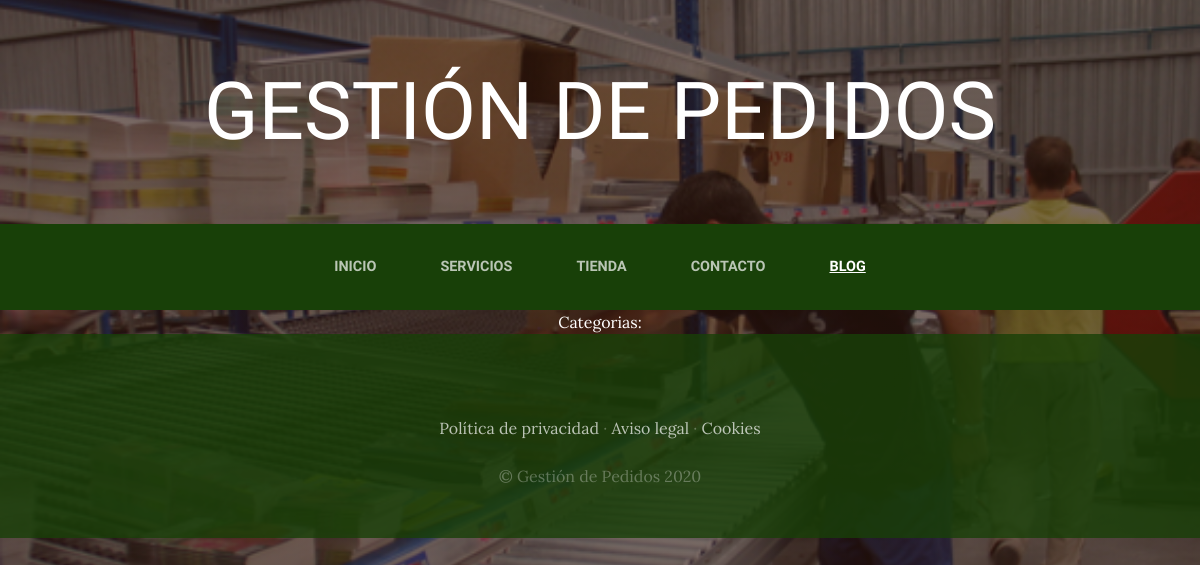
Before: /blog/ with the older database file.
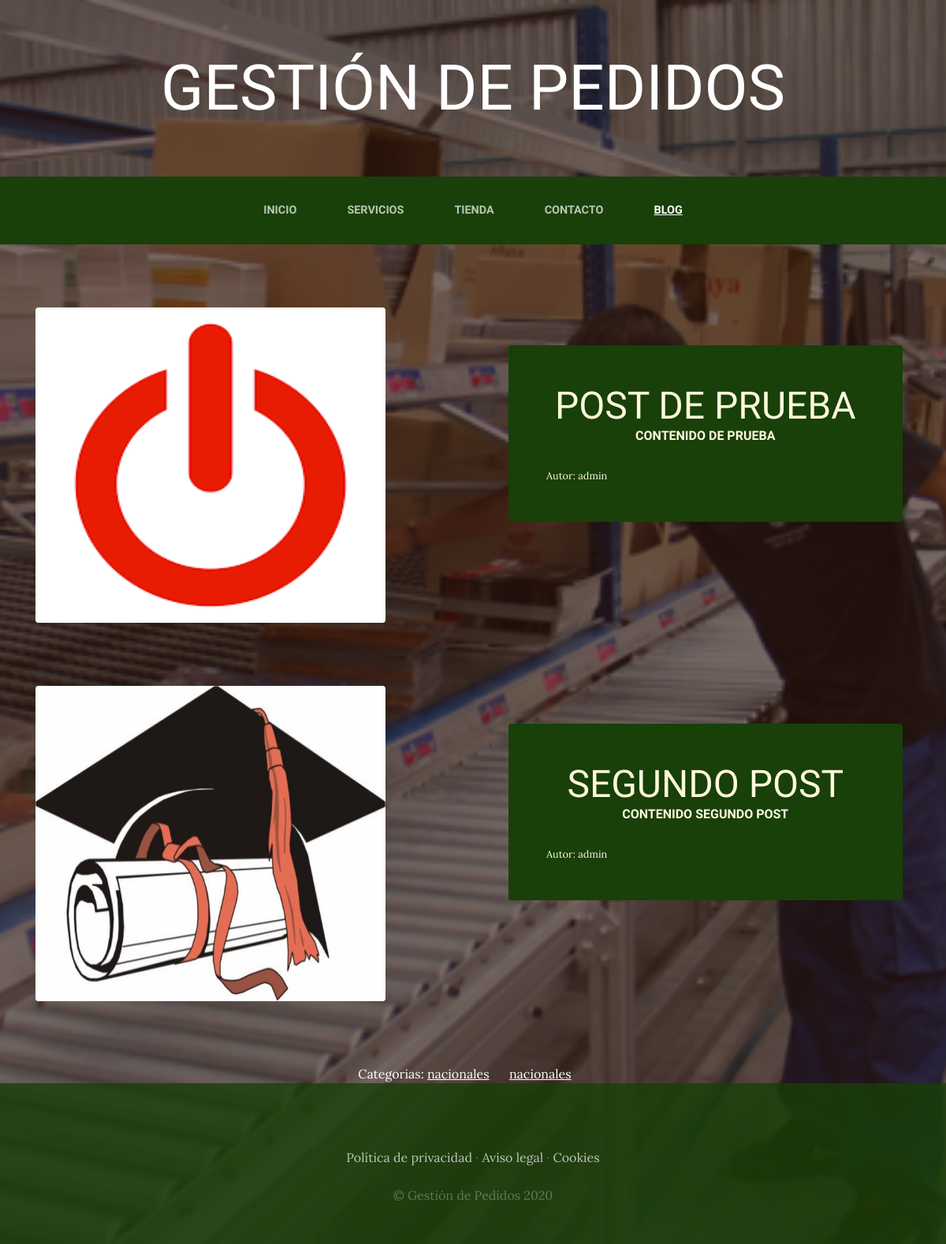
After: the same page with the newer database file.
### blog/models.py (models this page shows, shortened)
class post(models.Model):
    titulo = models.CharField(max_length=50)
    contenido = models.CharField(max_length=50)
    imagen = models.ImageField(upload_to='post', null= True, blank = True)
    autor = models.ForeignKey(User, on_delete=models.CASCADE) # ForeignKey --> indica que al usuario le pertenecen los posts
    categoria = models.ManyToManyField(categoria) # ManyToManyField --> establece relacion de varios a varios con la clase categorias
    created = models.DateTimeField(auto_now_add=True)
    updated = models.DateTimeField(auto_now_add=True)
    class Meta:
        verbose_name='post'
        verbose_name_plural='posts'

class categoria(models.Model):
    nombre = models.CharField(max_length=50)
    created = models.DateTimeField(auto_now_add=True)
    updated = models.DateTimeField(auto_now_add=True)
    class Meta:
        verbose_name='categoria' # is the name of the table
        verbose_name_plural='categorias'

### blog/views.py (the view)
# urls.py: 2. Add a URL to urlpatterns:  path('blog/', include('blog.urls'))
def blog(request):
    posts=post.objects.all()
    return render(request, "blog/blog.html",{'posts':posts})

### carro/context_processors.py (called while the page is built)
def importe_total_carro(request):
    total=0
    if 'carro' in request.session:
        for key,value in request.session["carro"].items():
            total=total+(float(value["precio"]))
    return {"importe_total_carro":total}

### blog/templates/blog/blog.html
{% extends "ProyectoWebApp/base.html" %}
{% block content %}
    {% for post in posts %}
    <section class="page-section clearfix">
        <div class="container">
            <div class="intro">
                <img class="intro-img img-fluid mb-3 mb-lg-0 rounded" src="{{post.imagen.url}}" alt="" style="width: 40%; height: 50%;">
                <div class="intro-text left-0 text-center bg-faded p-5 rounded">
                <h2 class="section-heading mb-4" >
                    <span class="section-heading-lower">{{post.titulo}}</span>
                    <span class="section-heading-upper">{{post.contenido}}</span>
                </h2>
                <div style="text-align: left; font-size: 0.8em;">
                    <span class="section-heading-upper">Autor: {{post.autor}}</span>
                </div>
                </div>
            </div>
        </div>
    </section>
    {% endfor %}
    <section>
        <div style="width: 75%; color: white; margin: auto; text-align: center;">
            Categorias:
            {% for post in posts %}
                {% for categ in post.categoria.all %}
                    <a href="{% url 'Categoria' categ.id %}" class="linksCategorias"> {{categ.nombre}}</a>   &nbsp;&nbsp;&nbsp;&nbsp;
                {% endfor %}
            {% endfor %}
        </div>
    </section>
{% endblock %}

### ProyectoWebApp/templates/ProyectoWebApp/base.html (shortened to what this page needs)
<html>
<head>
    {% load static %}
    <link href="{% static 'ProyectoWebApp/vendor/bootstrap/css/bootstrap.min.css' %}" rel="stylesheet">
    <link href="{% static 'ProyectoWebApp/css/gestion.css' %}" rel="stylesheet">
</head>
<body>
    <h1 class="site-heading text-center text-white d-none d-lg-block">
        <span class="site-heading-lower">Gestión de Pedidos</span>
      </h1>
 <nav class="navbar navbar-expand-lg navbar-dark py-lg-4" id="mainNav">
    <div class="container">
      <div class="collapse navbar-collapse" id="navbarResponsive">
        <ul class="navbar-nav mx-auto">
          <li class="nav-item {% if request.path == '/' %} active {% endif %} px-lg-4">
            <a class="nav-link text-uppercase text-expanded" href="{% url 'Home' %}">Inicio</a>
          </li>
          <li class="nav-item {% if request.path == '/servicios/' %} active {% endif %} px-lg-4">
            <a class="nav-link text-uppercase text-expanded" href="{% url 'Servicios' %}">Servicios</a>
          </li>
          <li class="nav-item {% if request.path == '/tienda/' %} active {% endif %} px-lg-4">
            <a class="nav-link text-uppercase text-expanded" href="{% url 'Tienda' %}">Tienda</a>
          </li>
          <li class="nav-item {% if request.path == '/contacto/' %} active {% endif %} px-lg-4">
            <a class="nav-link text-uppercase text-expanded" href="{% url 'Contacto' %}">Contacto</a>
          </li>
          <li class="nav-item {% if request.path|slice:':6' == '/blog/' %} active {% endif %} px-lg-4">
            <a class="nav-link text-uppercase text-expanded" href="{% url 'Blog' %}">Blog</a>
          </li>
        </ul>
      </div>
    </div>
  </nav>
  {% block content %}
  {% endblock %}
    <footer class="footer text-faded text-center py-5">
      <div class="container">
        <p class="m-0 mbt">
        	<a href="sample.html" class="link">Política de privacidad</a> ·
        	<a href="sample.html" class="link">Aviso legal</a> ·
        	<a href="sample.html" class="link">Cookies</a>
		</p>
        <p class="m-0 mbt1">&copy; Gestión de Pedidos 2020</p>
      </div>
	</footer>
</body>
</html>

### ProyectoWebApp/static/ProyectoWebApp/css/gestion.css (style rules this page uses)
body { font-family: 'Lora'; background: linear-gradient(rgba(47, 23, 15, 0.65), rgba(47, 23, 15, 0.65)), url("../img/bg_main.jpg"); background-attachment: fixed; background-position: center; background-size: cover; }
h1, h2, h3, h4, h5, h6 { font-family: 'Raleway'; }
p { line-height: 1.75; }
.text-faded { color: rgba(255, 255, 255, 0.3); }
.site-heading { margin-top: 5rem; margin-bottom: 5rem; text-transform: uppercase; line-height: 1; font-family: 'Raleway'; }
.site-heading .site-heading-lower { font-size: 5rem; font-weight: 100; line-height: 4rem; }
.page-section { margin-top: 5rem; margin-bottom: 5rem; }
.section-heading { text-transform: uppercase; }
.section-heading .section-heading-upper { display: block; font-size: 1rem; font-weight: 800; padding-bottom:.5rem; }
.section-heading .section-heading-lower { display: block; font-size: 3rem; font-weight: 100; }
.bg-faded { background-color: rgba(255, 255, 255, 0.85); }
#mainNav { background-color: rgba(24, 64, 8); font-family: 'Raleway'; }
#mainNav .navbar-nav .nav-item .nav-link { color: rgba(255, 255, 255, 0.7); font-weight: 800; }
#mainNav .navbar-nav .nav-item.active .nav-link { color: #ffffff; text-decoration: underline; }
@media (min-width: 992px) { #mainNav .navbar-nav .nav-item .nav-link { font-size: 0.9rem; } }
.intro { position: relative; }
@media (min-width: 992px) { .intro .intro-img { width: 75%; float: left; } }
@media (min-width: 992px) { .intro .intro-text { left: 600; width: 60%; margin-top: 3rem; background-color: rgba(24, 64, 8); color: cornsilk; position: absolute; } }
@media (min-width: 1200px) { .intro .intro-text { width: 45%; } }
.footer { background-color: rgba(24, 64, 8, 0.8); }
.mbt { padding-top: 2rem; }
.mbt1 { padding-top: 1.25rem; }
a.link { color: rgba(255, 255, 255, 0.7); }
.linksCategorias { color: white; text-decoration: underline; }

Changed rows visible on the page:
added post: imagen (picture), titulo "POST DE PRUEBA", contenido "CONTENIDO DE PRUEBA", autor "admin"
added post: imagen (picture), titulo "SEGUNDO POST", contenido "CONTENIDO SEGUNDO POST", autor "admin"
added categoria: nombre "nacionales"
